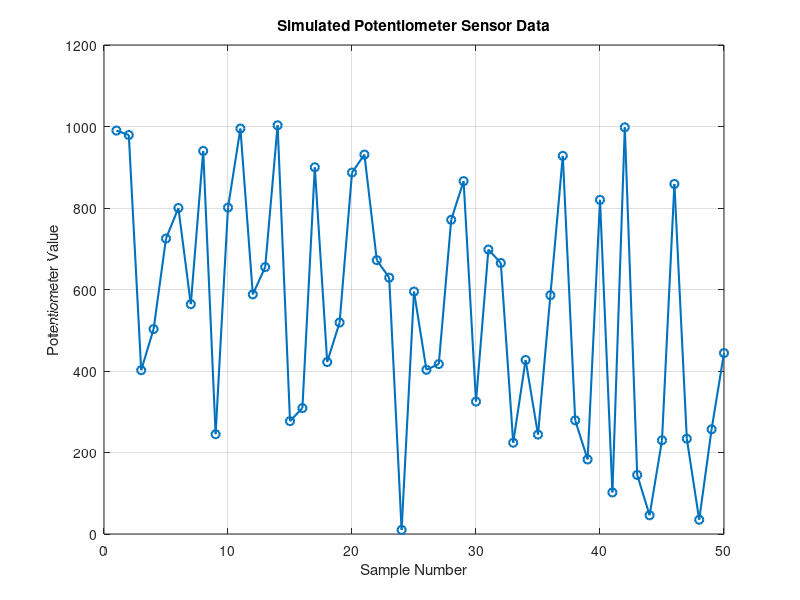
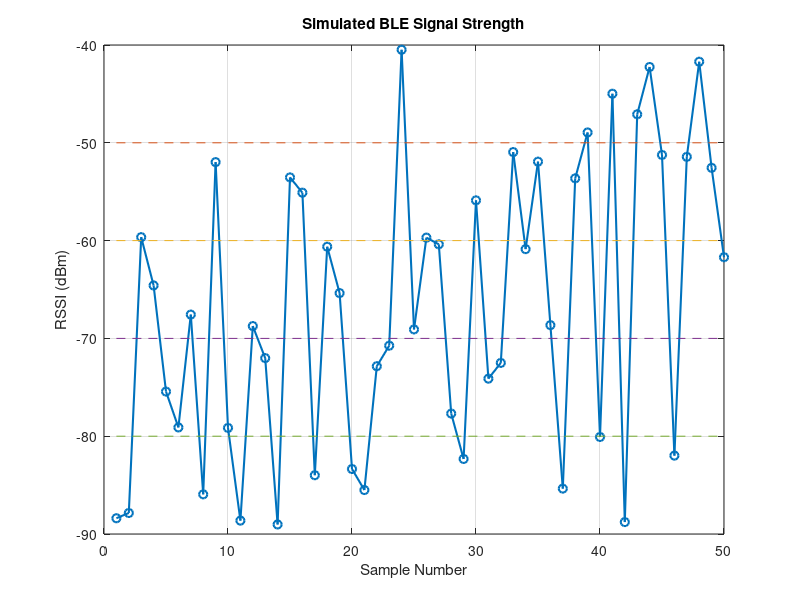
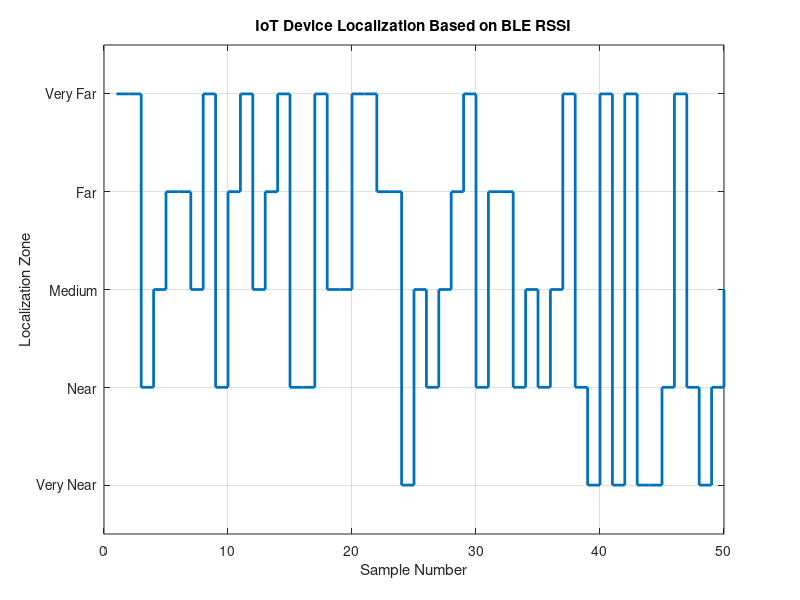

These figures' MATLAB source, in order:
clc;
clear;
close all;
N = 50;
pot = zeros(1,N);
RSSI = zeros(1,N);
zone = zeros(1,N);
for i = 1:N
    pot(i) = randi([0 1023]);
    RSSI(i) = -40 - pot(i)/1023*50;
    if RSSI(i) >= -50
        zone(i) = 1;
        location = 'Zone 1 - Very Near';
    elseif RSSI(i) >= -60
        zone(i) = 2;
        location = 'Zone 2 - Near';
    elseif RSSI(i) >= -70
        zone(i) = 3;
        location = 'Zone 3 - Medium';
    elseif RSSI(i) >= -80
        zone(i) = 4;
        location = 'Zone 4 - Far';
    else
        zone(i) = 5;
        location = 'Zone 5 - Very Far';
    end
    fprintf('Sample %2d | Potentiometer = %4d | RSSI = %6.2f dBm | %s\n', ...
        i,pot(i),RSSI(i),location);

    pause(0.2);
end
figure;
plot(pot,'o-','LineWidth',1.5);
grid on;
xlabel('Sample Number');
ylabel('Potentiometer Value');
title('Simulated Potentiometer Sensor Data');
figure;
plot(RSSI,'o-','LineWidth',1.5);
hold on;
plot([1 N],[-50 -50],'--');
plot([1 N],[-60 -60],'--');
plot([1 N],[-70 -70],'--');
plot([1 N],[-80 -80],'--');
grid on;
xlabel('Sample Number');
ylabel('RSSI (dBm)');
title('Simulated BLE Signal Strength');
figure;
stairs(zone,'LineWidth',2);
grid on;
xlabel('Sample Number');
ylabel('Localization Zone');
title('IoT Device Localization Based on BLE RSSI');
set(gca,'YTick',1:5);
set(gca,'YTickLabel',{'Very Near','Near','Medium','Far','Very Far'});
ylim([0.5 5.5]);
